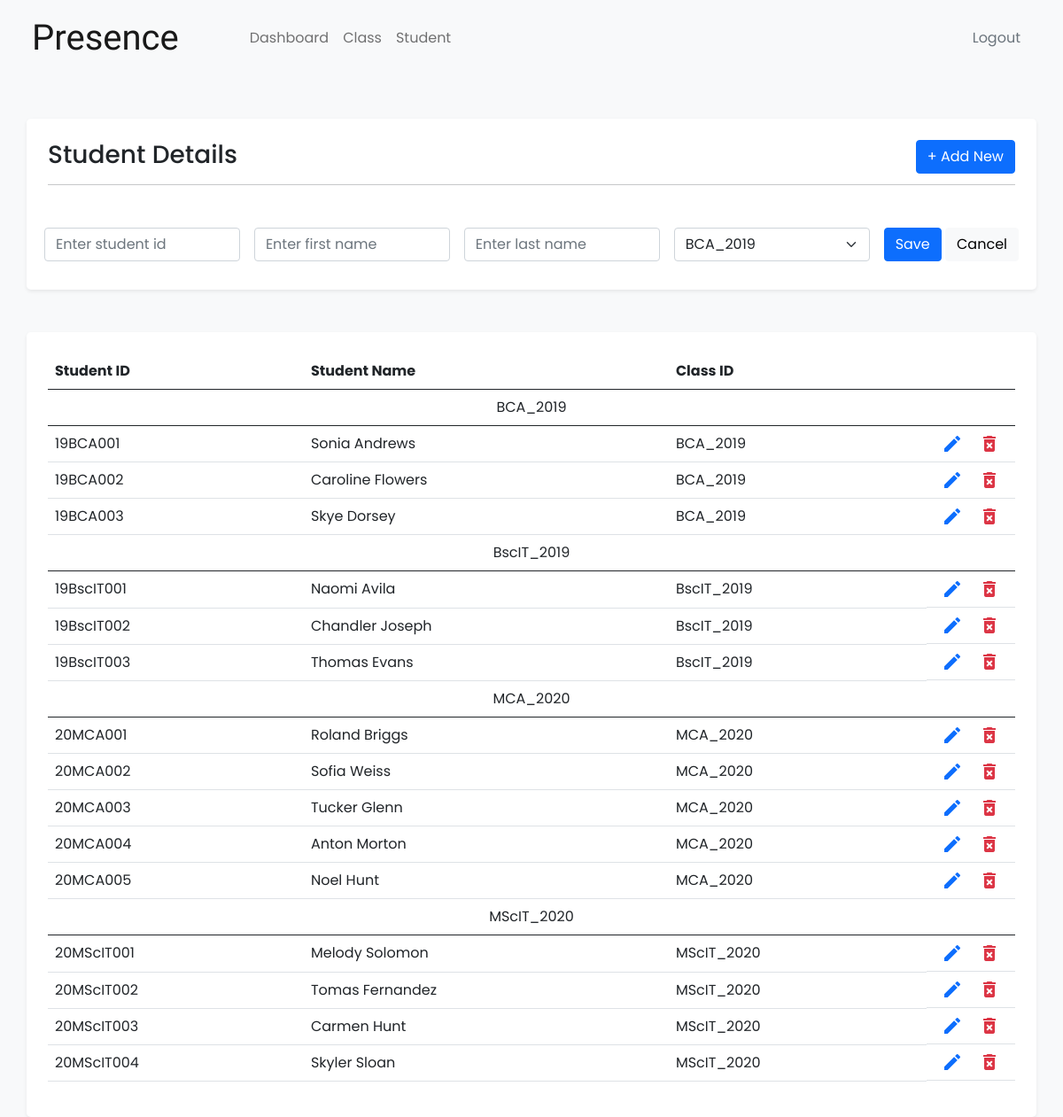
Screenshot of /Admin/Student/index.php (signed in) with the database file from the repository.
### tables this page shows
CREATE TABLE `student` (
  `stud_Id` varchar(20) NOT NULL,
  `stud_Fname` varchar(10) NOT NULL,
  `stud_Lname` varchar(10) NOT NULL,
  `stud_Class` varchar(20) NOT NULL
);

### Admin/Student/index.php (the view, shortened to what this page needs)
<?php
    include $_SERVER['DOCUMENT_ROOT']."/dbconfig.php";
?>
<!DOCTYPE html>
<html lang="en">
<head>
</head>
<body ng-app="App" ng-controller="Ctrl" class="bg-light">
    <div class="container mt-5 p-4 rounded-3 shadow-sm bg-white">
		<h3>Student Details
            <button class="btn btn-primary float-end" ng-click="addform=false" ng-show="addform">+ Add New</button>
        </h3>
		<hr/>
		<br/>
   		<form action="insert.php" method="post" class="row" ng-hide="addform">
   			<div class="col-md p-2">
    			<input type="text" class="form-control" placeholder="Enter student id" name="stud_Id">
	  		</div>
  			<div class="col-md p-2">
				<input type="text" class="form-control" placeholder="Enter first name" name="stud_Fname">
			</div>
			<div class="col-md p-2">
				<input type="text" class="form-control" placeholder="Enter last name" name="stud_Lname">
			</div>
			<div class="col-md p-2">
                <select class="form-select" name="stud_Class">
                    <?php
                    $sql="select ClassId from class";
                    $result=mysqli_query($con,$sql);
                    if($result){
                        while($row=mysqli_fetch_assoc($result)){
                            $ClassId=$row['ClassId'];
                            echo '
                            <option>'.$ClassId.'</option>
                            ';
                        }
                    }
                    ?>
			</div>
			<div class="col col-auto p-2">
				<button type="submit" name="submit" class="btn btn-primary">Save</button>
                <input type="button" value="Cancel" class="btn btn-light" ng-click="addform=true">
			</div>
  		</form>
	</div>
    <div class="container mt-5 p-4 rounded-3 shadow-sm bg-white">
        <div class="table-responsive">
        <table class="table" style="min-width:max-content;">
		<thead>
			<tr>
				<th>Student ID</th>
				<th>Student Name</th>
				<th>Class ID</th>
				<th width="100px"></th>
			</tr>
		</thead>
		<tbody>
			<?php
				$sql="select * from student order by stud_Id";
				$result=mysqli_query($con,$sql);
                $preclass = "";
				if($result){
					while($row=mysqli_fetch_assoc($result)){
						$studid=$row['stud_Id'];
						$studfname=$row['stud_Fname'];
						$studlname=$row['stud_Lname'];
                        $classid=$row['stud_Class'];
                        if($preclass == $classid){
                        }
                        else{
                            echo '<tr><td colspan="5" class="border-bottom border-dark text-center">'.$classid.'</td></tr>';
                        }
                        $preclass = $classid;
						echo '
						<tr>
							<td>'.$studid.'</td>
							<td>'.$studfname.' '.$studlname.'</td>
							<td>'.$classid.'</td>
							<td class="d-flex justify-content-around c-pointer">
<i class="material-icons c-pointer text-primary" data-bs-toggle="modal" data-bs-target="#updatemodal" ng-click="loadedit('."'$studid-$studfname-$studlname-$classid'".')">edit</i>
<i class="material-icons c-pointer text-danger" data-bs-toggle="modal" data-bs-target="#deletemodal" ng-click="del='."'$studid'".'">delete_forever</i>
							</td>
						</tr>';
					}
				}
			?>
		</tbody>
        </table>
        </div>
    </div>
</body>
</html>

### assets/index.css (style rules this page uses)
* { font-family: 'Poppins'; }
.c-pointer { cursor: pointer; }
.logofont { font-family: 'Sacramento'; }

### rows the page displays
student: stud_Class "BCA_2019", stud_Id "19BCA001", stud_Fname "Sonia", stud_Lname "Andrews"
student: stud_Id "19BCA002", stud_Fname "Caroline", stud_Lname "Flowers", stud_Class "BCA_2019"
student: stud_Id "19BCA003", stud_Fname "Skye", stud_Lname "Dorsey", stud_Class "BCA_2019"
student: stud_Class "BscIT_2019", stud_Id "19BscIT001", stud_Fname "Naomi", stud_Lname "Avila"
student: stud_Id "19BscIT002", stud_Fname "Chandler", stud_Lname "Joseph", stud_Class "BscIT_2019"
student: stud_Id "19BscIT003", stud_Fname "Thomas", stud_Lname "Evans", stud_Class "BscIT_2019"
student: stud_Class "MCA_2020", stud_Id "20MCA001", stud_Fname "Roland", stud_Lname "Briggs"
student: stud_Id "20MCA002", stud_Fname "Sofia", stud_Lname "Weiss", stud_Class "MCA_2020"
student: stud_Id "20MCA003", stud_Fname "Tucker", stud_Lname "Glenn", stud_Class "MCA_2020"
student: stud_Id "20MCA004", stud_Fname "Anton", stud_Lname "Morton", stud_Class "MCA_2020"
student: stud_Id "20MCA005", stud_Fname "Noel", stud_Lname "Hunt", stud_Class "MCA_2020"
student: stud_Class "MScIT_2020", stud_Id "20MScIT001", stud_Fname "Melody", stud_Lname "Solomon"
student: stud_Id "20MScIT002", stud_Fname "Tomas", stud_Lname "Fernandez", stud_Class "MScIT_2020"
student: stud_Id "20MScIT003", stud_Fname "Carmen", stud_Lname "Hunt", stud_Class "MScIT_2020"
student: stud_Id "20MScIT004", stud_Fname "Skyler", stud_Lname "Sloan", stud_Class "MScIT_2020"

### other values shown
form field stud_Class "BCA_2019"
